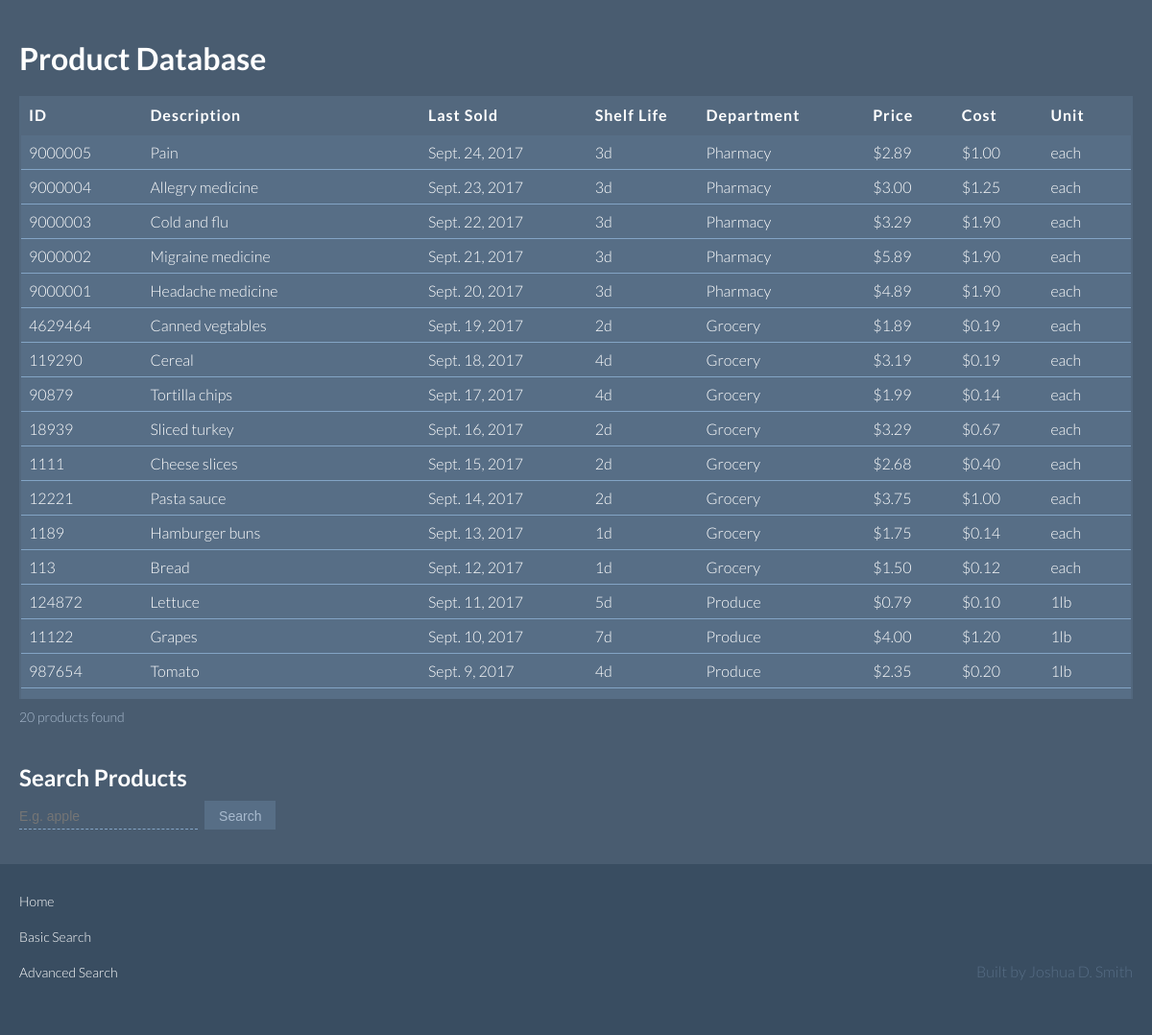
The app's page /products/search/ with its own data.
### products/models.py (models this page shows, shortened)
class Product(models.Model):
    GROCERY = "GROCERY"
    PRODUCE = "PRODUCE"
    PHARMACY = "PHARMACY"
    DEPARTMENT_CHOICES = (
        (GROCERY, "Grocery"),
        (PRODUCE, "Produce"),
        (PHARMACY, "Pharmacy"),
    )
    LB = "LB"
    EACH = "EACH"
    UNIT_CHOICES = (
        (LB, "lb"),
        (EACH, "each"),
    )
    description = models.CharField(max_length=200)
    last_sold = models.DateField()
    shelf_life = models.IntegerField()
    department = models.CharField(max_length=50, choices=DEPARTMENT_CHOICES)
    price = models.DecimalField(decimal_places=2, max_digits=6)
    unit = models.CharField(max_length=10, choices=UNIT_CHOICES)
    x_for = models.IntegerField()
    cost = models.DecimalField(decimal_places=2, max_digits=6)

### products/views.py (the view)
# urls.py: path('search/', views.search, name='search'),
def search(request):
    print('In search view')
    template = loader.get_template('products/search.html')
    qs = Product.objects.order_by('-last_sold')
    if request.method == 'GET':
        search_string = request.GET.get('description')
        if search_string:
            qs = qs.filter(description__icontains=search_string)
            form = SearchForm(data=request.GET)
            return HttpResponse(template.render({'product_list': qs, 'form': form}, request))
    return HttpResponse(template.render({'product_list': qs, 'form': SearchForm()}, request))

### products/forms.py
class SearchForm(forms.Form):
    description = forms.CharField(label='Description', max_length=200, required=False)

### products/templates/products/search.html
{% extends "./index.html" %}
{% block search_form %}
<div class="search-section">
    <h2>Search Products</h2>
    <form id="search_form" action="/products/search/" method="get" accept-charset="UTF-8">
        <input class="search-box"
               id="description"
               type="text"
               name="description"
               placeholder="E.g. apple"
               value="{{ form.description.value|default_if_none:'' }}"
        >
        <input type="submit" class="search-button" value="Search">
    </form>
</div>
{% endblock %}

### products/templates/products/index.html (shortened to what this page needs)
{% load static %}
<link rel="stylesheet" type="text/css" href="{% static 'products/styles.css' %}">
<div class="container">
    <div class="header-section">
        <h1>Product Database</h1>
    </div>
    {% block product_table %}
    <div class="table-section">
        {% if product_list %}
        <table>
            <thead>
            <tr>
                <th>ID</th>
                <th>Description</th>
                <th>Last Sold</th>
                <th>Shelf Life</th>
                <th>Department</th>
                <th>Price</th>
                <th>Cost</th>
                <th>Unit</th>
            </tr>
            </thead>
        </table>
        <div class="scroll-table-wrap">
            <table>
                <tbody>
                {% for product in product_list %}
                <tr>
                    <td>{{ product.id }}</td>
                    <td>{{ product.description|lower|capfirst }}</td>
                    <td>{{ product.last_sold }}</td>
                    <td>{{ product.shelf_life }}d</td>
                    <td>{{ product.department|lower|capfirst }}</td>
                    <td>${{ product.price }}</td>
                    <td>${{ product.cost }}</td>
                    <td>
                        {% if product.unit == "LB" %}
                        {{ product.x_for }}{{ product.unit|lower }}{% if product.x_for > 1 %}s{% endif %}
                        {% else %}
                        {{ product.unit|lower }}
                        {% endif %}
                    </td>
                </tr>
                {% endfor %}
                </tbody>
            </table>
        </div>
        <div class="product-count">{{ product_list|length }} products found</div>
        {% else %}
        <h1>No Products found</h1>
        {% endif %}
    </div>
    {% endblock %}
    {% block search_form %}{% endblock %}
    {% block footer %}
    <div class="footer-section">
        <div class="footer-links">
            <div class="footer-link">
                <a href="/products/">Home</a>
            </div>
            <div class="footer-link">
                <a href="/products/search/">Basic Search</a>
            </div>
            <div class="footer-link">
                <a href="/products/search/advanced/">Advanced Search</a>
            </div>
        </div>
        <div class="footer-sig">
            <div class="footer-sig-text">
                Built by Joshua D. Smith
            </div>
        </div>
    </div>
    {% endblock %}
</div>

### products/static/products/styles.css (style rules this page uses)
.container { background: #394D61; height: 100%; }
* { box-sizing: inherit; }
body, h1, h2, th, td { font-family: 'Lato', sans-serif; }
td { font-weight: 300; }
.header-section { width: 100%; height: 80px; background-color: #495C70; color: #FFFFFF; padding: 20px 20px 0 20px; }
h1 { display: inline-block; width: auto; margin-bottom: 15px; padding-bottom: 1px; }
.footer-section { display: inline-block; width: 100%; height: auto; position: relative; padding: 20px 20px 20px 20px; background: #394D61; }
.footer-links { float: left; }
.footer-sig { float: right; }
.footer-sig-text { position: absolute; bottom: 0; right: 0; padding: 20px 20px 30px 20px; color: #576E86; font-weight: 300; }
.footer-link { padding: 10px 0; }
.footer-link a { font-size: 14px; font-weight: 300; text-underline-style: none !important; text-decoration: none !important; }
.table-section { width: 100%; padding: 20px; background-color: #495C70; table-layout: fixed; }
table { width: 100%; border-collapse: collapse; border: 2px solid #53687E; }
thead th { text-align: start; background-color: #53687E; color: #FFFFFF; }
thead th:nth-child(1), tr td:nth-child(1) { width: 11%; }
thead th:nth-child(3), tr td:nth-child(3) { width: 15%; }
thead th:nth-child(4), tr td:nth-child(4) { width: 10%; }
thead th:nth-child(5), tr td:nth-child(5) { width: 15%; }
thead th:nth-child(6), tr td:nth-child(6) { width: 8%; }
thead th:nth-child(7), tr td:nth-child(7) { width: 8%; }
thead th:nth-child(8), tr td:nth-child(8) { width: 8%; }
th, td { margin: 5px; padding: 8px; color: #FFFFFF; }
th { letter-spacing: 1px; }
tbody tr { border-bottom: 1px solid #83A4C5; }
tbody tr:nth-child(even) { background-color: #576E86; }
tbody tr:nth-child(odd) { background-color: #576E86; }
.scroll-table-wrap { height: 50%; min-height: 250px; overflow-y: auto; }
.product-count { padding: 10px 0 0 0; font-size: 14px; font-weight: 300; color: #A8BACE; }
.search-section { width: 100%; background: #495C70; margin: 0; padding: 20px; }
h2 { padding-top: 0; margin: 0 0 10px 0; color: #FFFFFF; }
input[type=text] { -webkit-appearance: none; -moz-appearance: none; }
input.search-box { background: #495C70; width: auto; padding: 5px 5px 5px 0; margin: 0; border-style: none; border-bottom: 1px dashed #83A4C5; color: #FFFFFF; font-size: 14px; font-weight: normal; }
input[type=submit].search-button { padding: 8px 15px 6px 15px; margin-left: 4px; background: #576E86; color: #A8BACE; border-style: none; cursor: pointer; -webkit-border-radius: 0; border-radius: 0; font-size: 14px; }
a { color: #FFFFFF; font-weight: normal; font-style: normal; }

### records on screen
Product: id "9000005", description "Pain", last_sold "Sept. 24, 2017", shelf_life "3", department "Pharmacy", price "2.89", cost "1.00", unit "each"
Product: id "9000004", description "Allegry medicine", last_sold "Sept. 23, 2017", shelf_life "3", department "Pharmacy", price "3.00", cost "1.25", unit "each"
Product: id "9000003", description "Cold and flu", last_sold "Sept. 22, 2017", shelf_life "3", department "Pharmacy", price "3.29", cost "1.90", unit "each"
Product: id "9000002", description "Migraine medicine", last_sold "Sept. 21, 2017", shelf_life "3", department "Pharmacy", price "5.89", cost "1.90", unit "each"
Product: id "9000001", description "Headache medicine", last_sold "Sept. 20, 2017", shelf_life "3", department "Pharmacy", price "4.89", cost "1.90", unit "each"
Product: id "4629464", description "Canned vegtables", last_sold "Sept. 19, 2017", shelf_life "2", department "Grocery", price "1.89", cost "0.19", unit "each"
Product: id "119290", description "Cereal", last_sold "Sept. 18, 2017", shelf_life "4", department "Grocery", price "3.19", cost "0.19", unit "each"
Product: id "90879", description "Tortilla chips", last_sold "Sept. 17, 2017", shelf_life "4", department "Grocery", price "1.99", cost "0.14", unit "each"
Product: id "18939", description "Sliced turkey", last_sold "Sept. 16, 2017", shelf_life "2", department "Grocery", price "3.29", cost "0.67", unit "each"
Product: id "1111", description "Cheese slices", last_sold "Sept. 15, 2017", shelf_life "2", department "Grocery", price "2.68", cost "0.40", unit "each"
Product: id "12221", description "Pasta sauce", last_sold "Sept. 14, 2017", shelf_life "2", department "Grocery", price "3.75", cost "1.00", unit "each"
Product: id "1189", description "Hamburger buns", last_sold "Sept. 13, 2017", shelf_life "1", department "Grocery", price "1.75", cost "0.14", unit "each"
Product: id "113", description "Bread", last_sold "Sept. 12, 2017", shelf_life "1", department "Grocery", price "1.50", cost "0.12", unit "each"
Product: id "124872", description "Lettuce", last_sold "Sept. 11, 2017", shelf_life "5", department "Produce", price "0.79", cost "0.10", x_for "1", unit "lb"
Product: id "11122", description "Grapes", last_sold "Sept. 10, 2017", shelf_life "7", department "Produce", price "4.00", cost "1.20", x_for "1", unit "lb"
Product: id "987654", description "Tomato", last_sold "Sept. 9, 2017", shelf_life "4", department "Produce", price "2.35", cost "0.20", x_for "1", unit "lb"

### other values on screen
{{ product_list|length }} "20"
